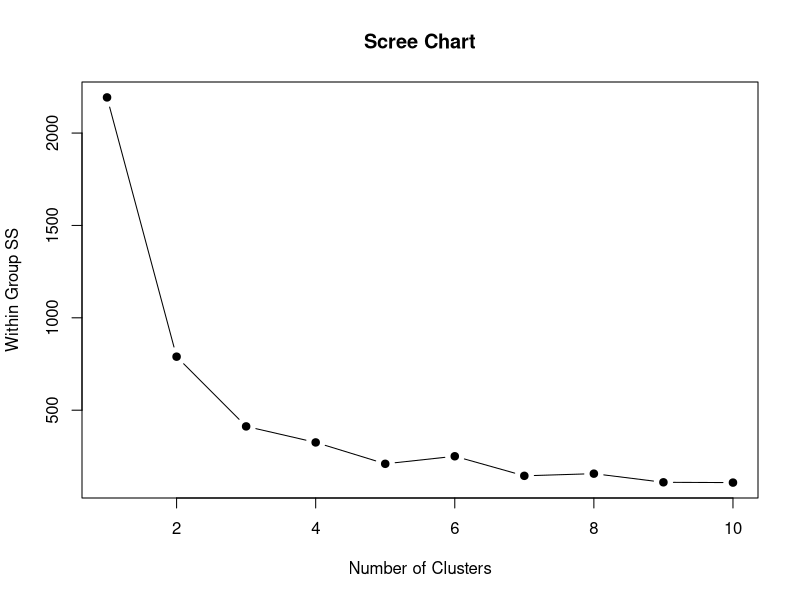
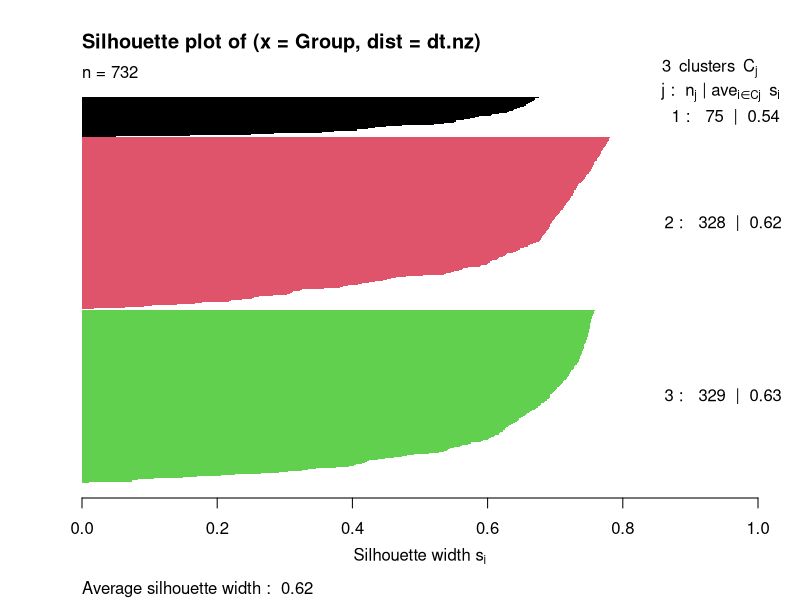
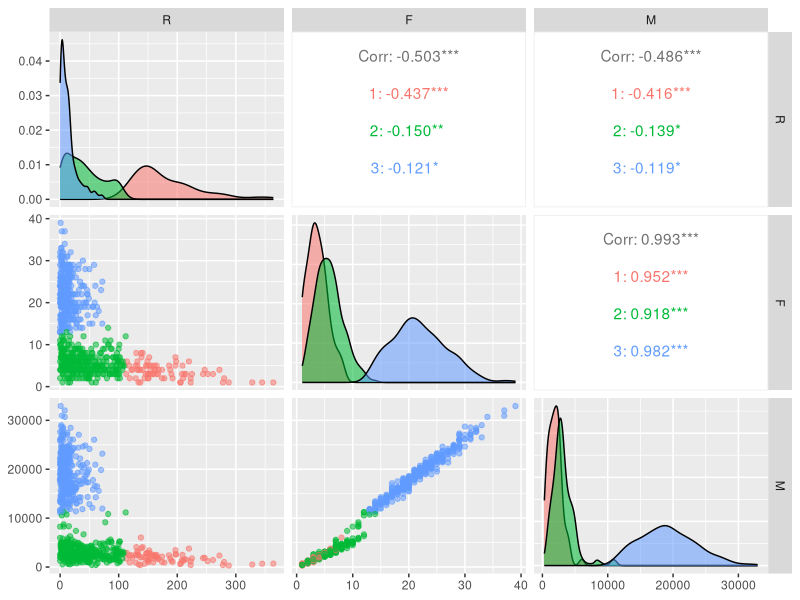

R code for these plots, in order:
# A sample of RFM Analysis by Kmeans with R 
# Step 0 - Data and Environment Preparation

## Check the current directory
getwd()

## Set the working directory to the current one
setwd("D:/Ben/Ben/OneDrive/BI/Projects/R Insert")

## Preinstall packages

install.packages("dplyr") ## for Data manipulate in Step 1
## "dplyr" is a member of  "tidyverse" package set

install.packages("ggplot2") ## for visualization in Step 3 and 4
## all needed packages "colorspace","cluster","GGALLY" are included

## Read then check the raw data
Sales.rpt <- read.csv("SalesReport.csv",header=TRUE,fileEncoding = "UTF-8-BOM")
head(Sales.rpt,5)

## Change the column names
names(Sales.rpt)[1] <- "Date"
names(Sales.rpt)[3] <- "Amount"

## Check the result
head(Sales.rpt,5)

## Check the Data tpye
sapply(Sales.rpt, typeof) ## the type of data in storage
sapply(Sales.rpt, class) ## the category of data in the Dataframe

## Modify the data class of the column "Date"
Sales.rpt$Date <- as.Date(Sales.rpt$Date,format = "%Y/%m/%d")

## Recheck the data type
sapply(Sales.rpt, class)

# Step 1 - Create the Query "RFM"

## Active package "dplyr"
library(dplyr)

## Group raw data by ID
RFM <- Sales.rpt %>%
  group_by(ID) %>%
  summarize(
    Date.latest=max(Date),
    F=length(Amount),
    M=sum(Amount)
  ) %>%
  mutate(R=as.integer(max(Date.latest)-Date.latest))

## Rearrange the content
RFM <- RFM[,c(1,5,3,4)]

# Step 2 - Create the Visual 1 "Elbow Chart"

## Normalization before clustering
rfm <- RFM[,c(2,3,4)]
nz<-scale(rfm,center=TRUE,scale=TRUE)

## Create Elbow Chart
set.seed(42)
wss <- vector()
for (i in 1:10){
  wss[i] <- kmeans(nz,centers=i)$tot.withinss
} 

plot(1:10,wss,type="b",
     xlab="Number of Clusters",ylab="Within Group SS",
     main="Scree Chart",pch=19)  

# Step 3 - Evaluation by Silhouette in Visual 2

ck=3
km <- kmeans(nz,ck)
Group <- km$cluster

## Silhouette Examination

library(cluster) # plot silhouette chart
dt.nz <- dist(nz, method = "euclidean") ## Calculate Euclidean Distance

plot(silhouette(Group,dt.nz),border=NA,col=1:ck)
## to make Better color with palette
## by replacint  the above line with the following 3 lines

# library(colorspace) # get nice colors
# Nice.color <- rainbow_hcl(ck)[1:ck]
# plot(silhouette(Group,dt.nz),border=NA,col=Nice.color)

# Step 4 - Make busines decission by Visual 3

## Create the result file
RFM.res <- cbind(RFM,Group)

library(ggplot2)
library(GGally)

ggpairs(RFM.res[,2:4], aes(colour = as.character(RFM.res$Group),alpha = 0.4))
# End of the Snippet
